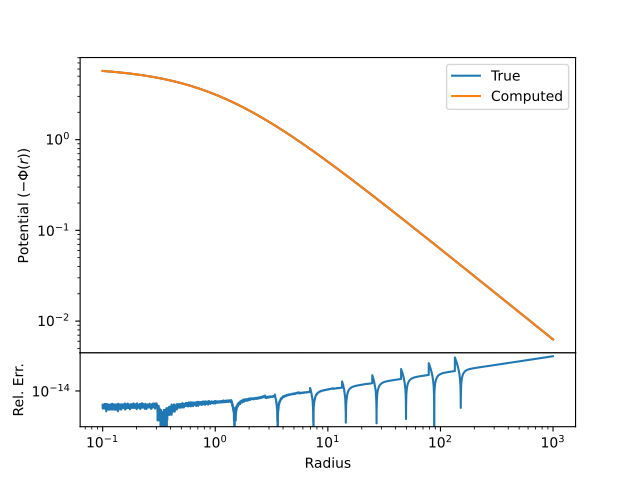

The Python source for this figure:
from pisces.profiles.density import HernquistDensityProfile
import numpy as np
dp = HernquistDensityProfile(rho_0=1,r_s=1)
r = np.geomspace(1e-1,1e3,10000)
known_potential = -2*np.pi/(1+r)
#
# Let's now initialize the geometry and compute the solution.
#
from pisces.geometry.coordinate_systems import SphericalCoordinateSystem
cs = SphericalCoordinateSystem()
computed_potential = cs.solve_radial_poisson_problem(dp, r)
#
# We can now make a plot:
#
import matplotlib.pyplot as plt
fig,axes = plt.subplots(nrows=2,ncols=1,sharex=True,gridspec_kw=dict(hspace=0,height_ratios=[1,0.25]))
_ = axes[0].loglog(r,-known_potential,label='True')
_ = axes[0].loglog(r,-computed_potential, label='Computed')
_ = axes[1].loglog(r, np.abs((known_potential-computed_potential)/known_potential))
_ = axes[0].set_ylabel(r"Potential $\left(-\Phi(r)\right)$")
_ = axes[1].set_ylabel(r"Rel. Err.")
_ = axes[1].set_xlabel(r"Radius")
_ = axes[0].legend()
plt.show()
